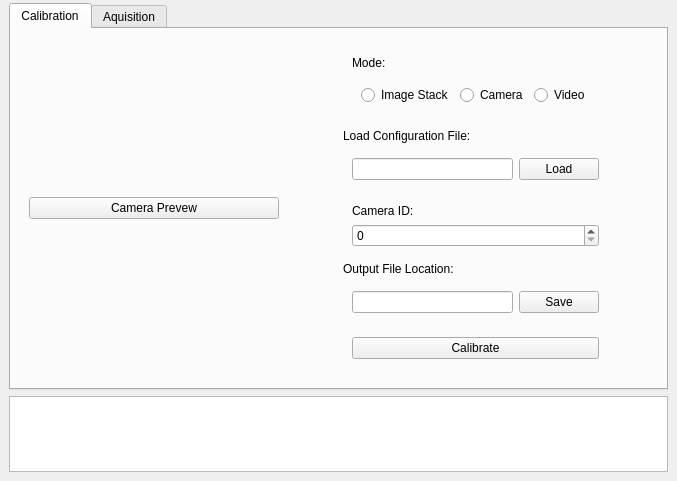
<?xml version="1.0" encoding="UTF-8"?>
<ui version="4.0">
 <class>PTAWindow</class>
 <widget class="QWidget" name="PTAWindow">
  <property name="geometry">
   <rect>
    <x>0</x>
    <y>0</y>
    <width>677</width>
    <height>481</height>
   </rect>
  </property>
  <property name="windowTitle">
   <string>PTA Vision Detector</string>
  </property>
  <layout class="QGridLayout" name="gridLayout">
   <property name="leftMargin">
    <number>9</number>
   </property>
   <property name="topMargin">
    <number>3</number>
   </property>
   <property name="rightMargin">
    <number>9</number>
   </property>
   <property name="bottomMargin">
    <number>9</number>
   </property>
   <item row="1" column="0">
    <widget class="QTextEdit" name="Log">
     <property name="sizePolicy">
      <sizepolicy hsizetype="Preferred" vsizetype="Preferred">
       <horstretch>0</horstretch>
       <verstretch>2</verstretch>
      </sizepolicy>
     </property>
     <property name="sizeIncrement">
      <size>
       <width>0</width>
       <height>0</height>
      </size>
     </property>
     <property name="baseSize">
      <size>
       <width>0</width>
       <height>1</height>
      </size>
     </property>
     <property name="font">
      <font>
       <family>Arial</family>
       <pointsize>12</pointsize>
      </font>
     </property>
     <property name="locale">
      <locale language="English" country="Canada"/>
     </property>
     <property name="readOnly">
      <bool>true</bool>
     </property>
    </widget>
   </item>
   <item row="0" column="0">
    <widget class="QTabWidget" name="tabWidget">
     <property name="sizePolicy">
      <sizepolicy hsizetype="Preferred" vsizetype="Preferred">
       <horstretch>0</horstretch>
       <verstretch>10</verstretch>
      </sizepolicy>
     </property>
     <property name="baseSize">
      <size>
       <width>0</width>
       <height>10</height>
      </size>
     </property>
     <property name="currentIndex">
      <number>0</number>
     </property>
     <widget class="QWidget" name="Calibration">
      <property name="sizePolicy">
       <sizepolicy hsizetype="Expanding" vsizetype="Expanding">
        <horstretch>0</horstretch>
        <verstretch>0</verstretch>
       </sizepolicy>
      </property>
      <attribute name="title">
       <string>Calibration</string>
      </attribute>
      <layout class="QHBoxLayout" name="horizontalLayout">
       <item>
        <widget class="QWidget" name="LoadCalibrationFile" native="true">
         <property name="sizePolicy">
          <sizepolicy hsizetype="Preferred" vsizetype="Preferred">
           <horstretch>10</horstretch>
           <verstretch>0</verstretch>
          </sizepolicy>
         </property>
         <layout class="QGridLayout" name="gridLayout_2">
          <item row="0" column="0">
           <widget class="QPushButton" name="pushButton">
            <property name="text">
             <string>Camera Prevew</string>
            </property>
           </widget>
          </item>
         </layout>
        </widget>
       </item>
       <item>
        <spacer name="horizontalSpacer">
         <property name="orientation">
          <enum>Qt::Horizontal</enum>
         </property>
         <property name="sizeHint" stdset="0">
          <size>
           <width>40</width>
           <height>20</height>
          </size>
         </property>
        </spacer>
       </item>
       <item>
        <widget class="QWidget" name="ControlPanel" native="true">
         <property name="sizePolicy">
          <sizepolicy hsizetype="Fixed" vsizetype="Expanding">
           <horstretch>8</horstretch>
           <verstretch>0</verstretch>
          </sizepolicy>
         </property>
         <layout class="QVBoxLayout" name="verticalLayout_3">
          <item>
           <widget class="QWidget" name="ControlSelector" native="true">
            <layout class="QVBoxLayout" name="verticalLayout">
             <item>
              <widget class="QLabel" name="ControlSelectorLabel">
               <property name="text">
                <string>Mode:</string>
               </property>
              </widget>
             </item>
             <item>
              <widget class="QWidget" name="ControlSelectorWidget" native="true">
               <layout class="QHBoxLayout" name="horizontalLayout_5">
                <item>
                 <widget class="QRadioButton" name="ControlSelector_ImageStackRadioButton">
                  <property name="text">
                   <string>Image Stack</string>
                  </property>
                 </widget>
                </item>
                <item>
                 <widget class="QRadioButton" name="ControlSelector_CameraRadioButton">
                  <property name="text">
                   <string>Camera</string>
                  </property>
                 </widget>
                </item>
                <item>
                 <widget class="QRadioButton" name="ControlSelector_VideoRadioButton">
                  <property name="text">
                   <string>Video</string>
                  </property>
                 </widget>
                </item>
               </layout>
              </widget>
             </item>
            </layout>
           </widget>
          </item>
          <item>
           <layout class="QVBoxLayout" name="LoadConfigFileLayout">
            <item>
             <widget class="QLabel" name="LoadConfigFileLabel">
              <property name="text">
               <string>Load Configuration File:</string>
              </property>
             </widget>
            </item>
            <item>
             <widget class="QWidget" name="LoadConfigFileWidget" native="true">
              <property name="sizePolicy">
               <sizepolicy hsizetype="Minimum" vsizetype="Minimum">
                <horstretch>0</horstretch>
                <verstretch>0</verstretch>
               </sizepolicy>
              </property>
              <layout class="QHBoxLayout" name="horizontalLayout_4">
               <item>
                <widget class="QLineEdit" name="LoadConfigFileLineEdit"/>
               </item>
               <item>
                <widget class="QPushButton" name="LoadConfigFilePushButton">
                 <property name="text">
                  <string>Load</string>
                 </property>
                </widget>
               </item>
              </layout>
             </widget>
            </item>
           </layout>
          </item>
          <item>
           <layout class="QVBoxLayout" name="StackImageFileLayout">
            <item>
             <widget class="QStackedWidget" name="CameraStackedWidget">
              <property name="currentIndex">
               <number>0</number>
              </property>
              <widget class="QWidget" name="CameraIDWidget">
               <property name="sizePolicy">
                <sizepolicy hsizetype="Minimum" vsizetype="Minimum">
                 <horstretch>0</horstretch>
                 <verstretch>0</verstretch>
                </sizepolicy>
               </property>
               <layout class="QVBoxLayout" name="vertical_layout_6">
                <item>
                 <widget class="QLabel" name="CameraIDLabel">
                  <property name="text">
                   <string>Camera ID:</string>
                  </property>
                 </widget>
                </item>
                <item>
                 <widget class="QSpinBox" name="CameraIDSpinBox"/>
                </item>
                <item>
                 <layout class="QHBoxLayout" name="vertica_layout_6"/>
                </item>
               </layout>
              </widget>
              <widget class="QWidget" name="StackImageFileWidget">
               <property name="sizePolicy">
                <sizepolicy hsizetype="Minimum" vsizetype="Minimum">
                 <horstretch>0</horstretch>
                 <verstretch>0</verstretch>
                </sizepolicy>
               </property>
               <layout class="QVBoxLayout" name="vertical_layout_6">
                <item>
                 <widget class="QLabel" name="StackImageFileLabel">
                  <property name="text">
                   <string>Load Stack Image File:</string>
                  </property>
                 </widget>
                </item>
                <item>
                 <layout class="QHBoxLayout" name="vertica_layout_6">
                  <item>
                   <widget class="QLineEdit" name="StackImageFileLineEdit"/>
                  </item>
                  <item>
                   <widget class="QPushButton" name="StackImageFilePushButton">
                    <property name="text">
                     <string>Load</string>
                    </property>
                   </widget>
                  </item>
                 </layout>
                </item>
               </layout>
              </widget>
             </widget>
            </item>
           </layout>
          </item>
          <item>
           <layout class="QVBoxLayout" name="OutputFileLayout">
            <item>
             <widget class="QLabel" name="OutputFileLabel">
              <property name="text">
               <string>Output File Location:</string>
              </property>
             </widget>
            </item>
            <item>
             <widget class="QWidget" name="OutputFileWidget" native="true">
              <property name="sizePolicy">
               <sizepolicy hsizetype="Minimum" vsizetype="Minimum">
                <horstretch>0</horstretch>
                <verstretch>0</verstretch>
               </sizepolicy>
              </property>
              <layout class="QHBoxLayout" name="horizontalLayout_2">
               <item>
                <widget class="QLineEdit" name="OutputFileLineEdit"/>
               </item>
               <item>
                <widget class="QPushButton" name="OutputFilePushButton">
                 <property name="text">
                  <string>Save</string>
                 </property>
                </widget>
               </item>
              </layout>
             </widget>
            </item>
           </layout>
          </item>
          <item>
           <widget class="QWidget" name="ConfirmWidget" native="true">
            <layout class="QHBoxLayout" name="horizontalLayout_3">
             <item>
              <widget class="QPushButton" name="ConfirmPushButton">
               <property name="text">
                <string>Calibrate</string>
               </property>
              </widget>
             </item>
            </layout>
           </widget>
          </item>
          <item>
           <spacer name="verticalSpacer">
            <property name="orientation">
             <enum>Qt::Vertical</enum>
            </property>
            <property name="sizeHint" stdset="0">
             <size>
              <width>20</width>
              <height>40</height>
             </size>
            </property>
           </spacer>
          </item>
         </layout>
        </widget>
       </item>
       <item>
        <spacer name="horizontalSpacer_2">
         <property name="orientation">
          <enum>Qt::Horizontal</enum>
         </property>
         <property name="sizeHint" stdset="0">
          <size>
           <width>40</width>
           <height>20</height>
          </size>
         </property>
        </spacer>
       </item>
      </layout>
     </widget>
     <widget class="QWidget" name="Aquisition">
      <attribute name="title">
       <string>Aquisition</string>
      </attribute>
     </widget>
    </widget>
   </item>
  </layout>
 </widget>
 <tabstops>
  <tabstop>tabWidget</tabstop>
  <tabstop>ControlSelector_ImageStackRadioButton</tabstop>
  <tabstop>ControlSelector_CameraRadioButton</tabstop>
  <tabstop>ControlSelector_VideoRadioButton</tabstop>
  <tabstop>LoadConfigFileLineEdit</tabstop>
  <tabstop>LoadConfigFilePushButton</tabstop>
  <tabstop>OutputFileLineEdit</tabstop>
  <tabstop>OutputFilePushButton</tabstop>
  <tabstop>ConfirmPushButton</tabstop>
  <tabstop>Log</tabstop>
  <tabstop>pushButton</tabstop>
 </tabstops>
 <resources/>
 <connections>
  <connection>
   <sender>LoadConfigFilePushButton</sender>
   <signal>clicked()</signal>
   <receiver>LoadConfigFileLineEdit</receiver>
   <slot>copy()</slot>
   <hints>
    <hint type="sourcelabel">
     <x>520</x>
     <y>160</y>
    </hint>
    <hint type="destinationlabel">
     <x>505</x>
     <y>159</y>
    </hint>
   </hints>
  </connection>
  <connection>
   <sender>OutputFilePushButton</sender>
   <signal>clicked()</signal>
   <receiver>OutputFileLineEdit</receiver>
   <slot>copy()</slot>
   <hints>
    <hint type="sourcelabel">
     <x>589</x>
     <y>308</y>
    </hint>
    <hint type="destinationlabel">
     <x>508</x>
     <y>306</y>
    </hint>
   </hints>
  </connection>
 </connections>
</ui>
